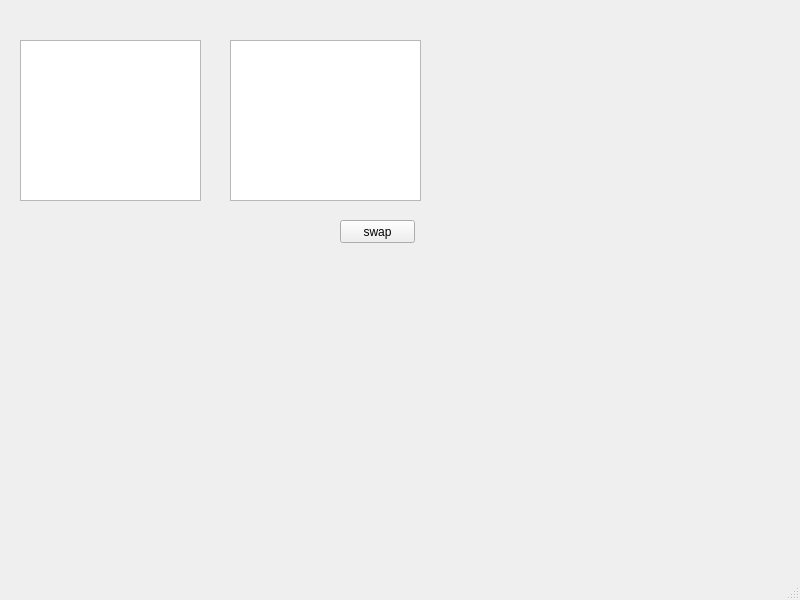
<?xml version="1.0" encoding="UTF-8"?>
<ui version="4.0">
 <class>MainWindow</class>
 <widget class="QMainWindow" name="MainWindow">
  <property name="geometry">
   <rect>
    <x>0</x>
    <y>0</y>
    <width>800</width>
    <height>600</height>
   </rect>
  </property>
  <property name="windowTitle">
   <string>MainWindow</string>
  </property>
  <widget class="QWidget" name="centralwidget">
   <widget class="QPushButton" name="pushButton">
    <property name="geometry">
     <rect>
      <x>340</x>
      <y>220</y>
      <width>75</width>
      <height>23</height>
     </rect>
    </property>
    <property name="text">
     <string>swap</string>
    </property>
   </widget>
   <widget class="QTextEdit" name="textEdit_a">
    <property name="geometry">
     <rect>
      <x>20</x>
      <y>40</y>
      <width>181</width>
      <height>161</height>
     </rect>
    </property>
   </widget>
   <widget class="QTextEdit" name="textEdit_b">
    <property name="geometry">
     <rect>
      <x>230</x>
      <y>40</y>
      <width>191</width>
      <height>161</height>
     </rect>
    </property>
   </widget>
  </widget>
  <widget class="QMenuBar" name="menubar">
   <property name="geometry">
    <rect>
     <x>0</x>
     <y>0</y>
     <width>800</width>
     <height>21</height>
    </rect>
   </property>
  </widget>
  <widget class="QStatusBar" name="statusbar"/>
 </widget>
 <resources/>
 <connections/>
</ui>
